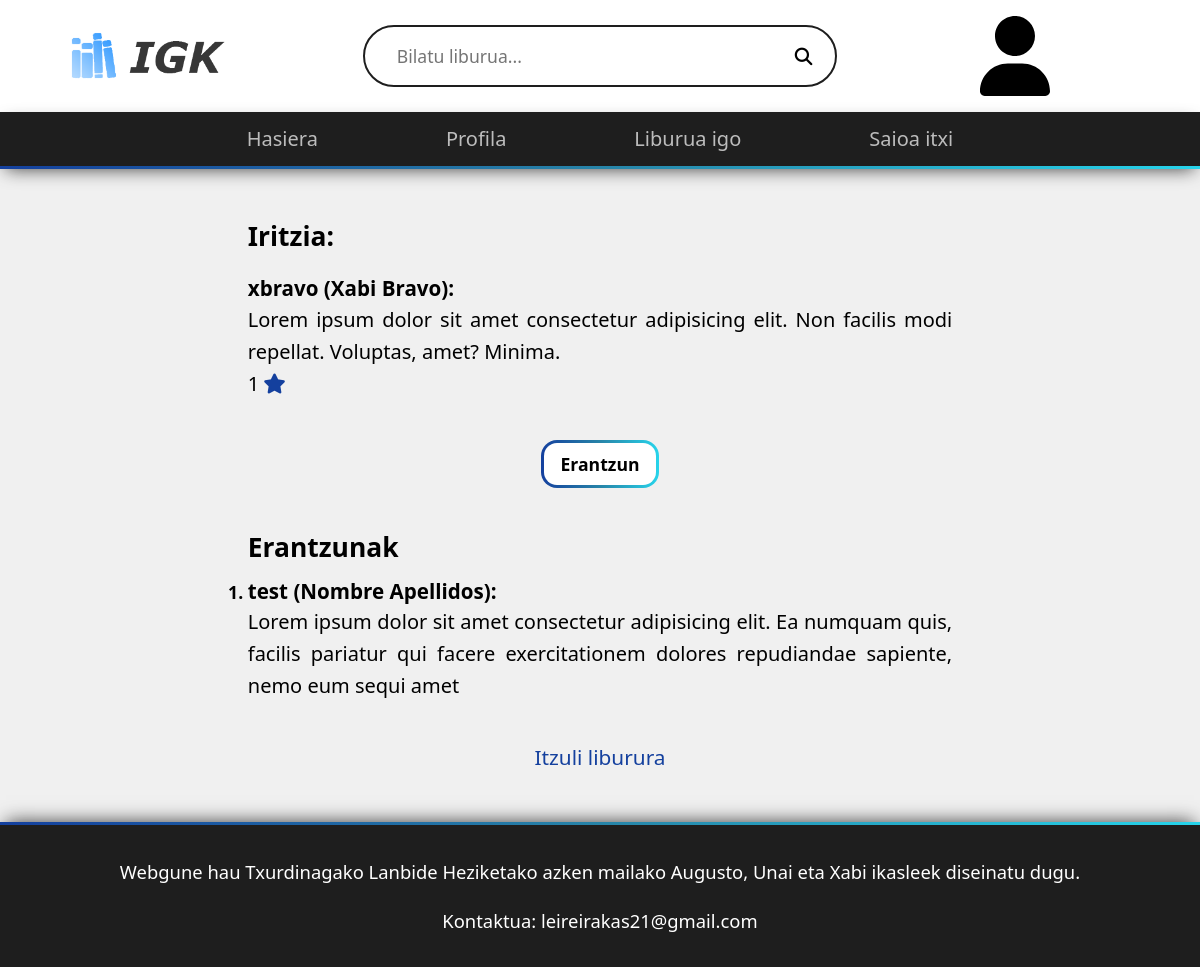
The page /iritzia/2 (signed in) on the database as committed earlier.
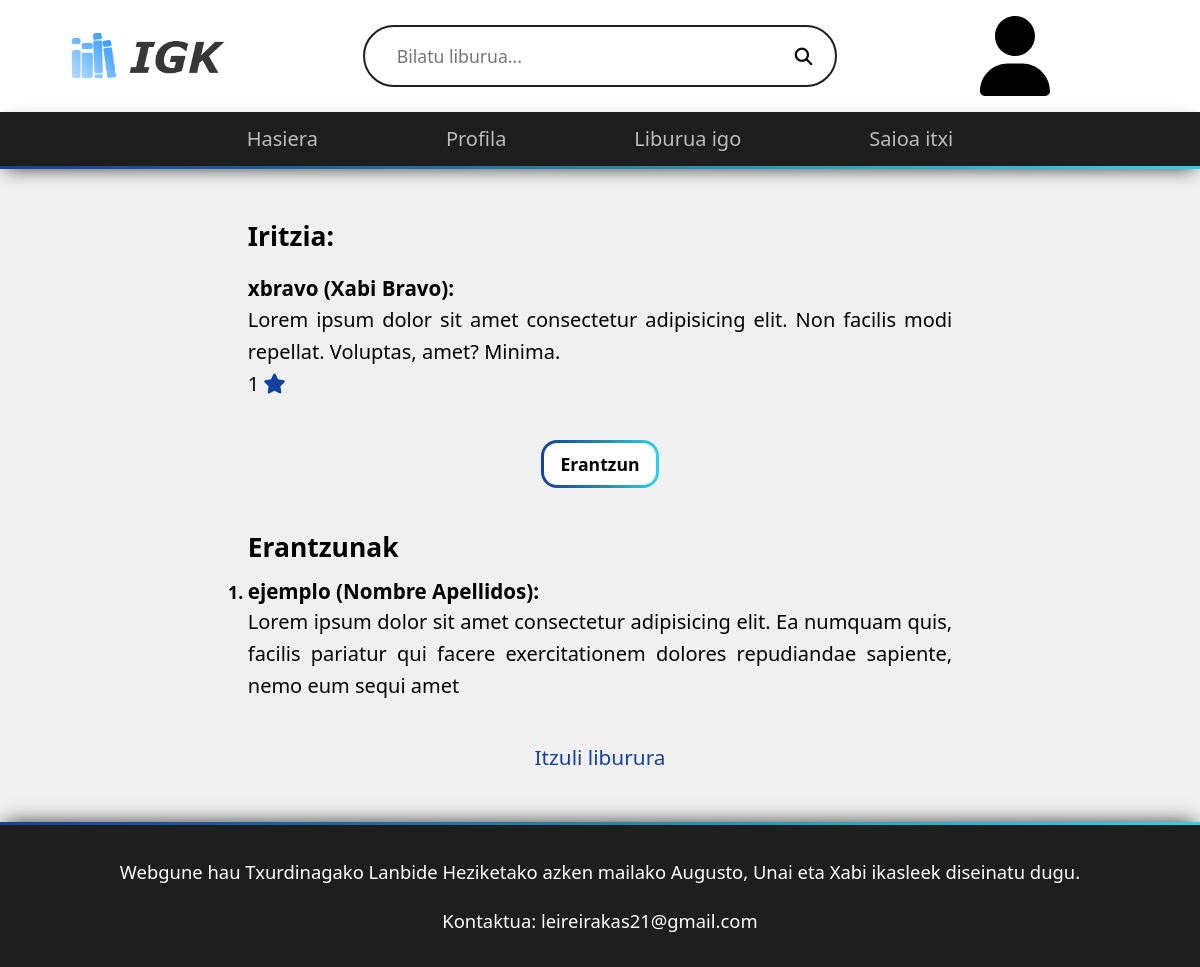
The same page on the database as committed later.
### tables this page shows
create table if not exists respuesta (
  id int unsigned auto_increment primary key,
  texto varchar(765) not null,
  aceptado boolean default false not null,
  id_review int unsigned not null,
  id_cuenta int unsigned not null,
  foreign key (id_review) references review(id) on delete cascade,
  foreign key (id_cuenta) references cuenta(id) on delete cascade
);

create table if not exists cuenta (
  id int unsigned auto_increment primary key,
  nombre varchar(50) not null,
  apellido varchar(50) not null,
  apodo varchar(20) unique not null,
  rol enum('Admin', 'Irakasle', 'Ikasle') not null,
  activo boolean default false not null,
  pass varchar(100) not null,
  fecha_nacimiento date not null,
  correo varchar(100) not null,
  tel char(9),
  cod_clase char(8),
  id_centro int unsigned not null,
  foreign key (cod_clase) references clase(cod) on delete restrict,
  foreign key (id_centro) references centro(id) on delete restrict
);

### public/index.php (called while the page is built, shortened)
<?php
$url = parse_url($_SERVER['REQUEST_URI']);
$page =  array_slice(array_filter(explode('/', strtolower($url['path']))), 0);
$ruta_elegida = '';
$cantidadSecciones = count($page);
if ($cantidadSecciones === 1) {
  $ruta_elegida = '../views/' . $page[0] . '.php';
} else if ($cantidadSecciones === 2) {
  if (in_array($page[0], ['liburua', 'iritzia', 'profila', 'klasea'])) {
    $ruta_elegida = '../views/' . $page[0] . '.php';
  } else if ($page[0] === 'sortu') {
    $ruta_elegida = '../views/' . $page[0] . '.php';
    $tipoUsuario = $page[1];
  }
} else if ($cantidadSecciones === 3 && $page[0] !== 'bilaketa') {
  if (in_array($page[0], ['liburua', 'iritzia', 'iritzi', 'erantzun', 'profila', 'klasea'])) {
    $id = $page[1];
    if (in_array($page[2], ['iritzi', 'erantzun', 'hizkuntza-igo', 'klasea'])) {
      $ruta_elegida = '../views/' . $page[2] . '.php';
    } else if (($page[0] !== 'iritzia' && in_array($page[2], ['aldatu', 'ezabatu', 'eskaera']))
      || in_array($page[0], ['liburua', 'profila', 'hizkuntza-igo']) && in_array($page[2], ['onartu', 'ukatu', 'kendu'])
    ) {
      $ruta_elegida = '../views/' . $page[0] . '.php';
      $busqueda = $page[1];
      $accion = $page[2];
    }
  }
} else if ($cantidadSecciones === 3 && $page[0] === 'bilaketa' && intval($page[2]) > 0) {
  $ruta_elegida = '../views/' . $page[0] . '.php';
  $busqueda = $page[1];
  $pagina = intval($page[2]);
}
include_once $ruta_elegida;

### views/iritzia.php (the view, shortened to what this page needs)
<!DOCTYPE html>
<html lang='eu'>
<?php
$id_review = $busqueda;
include_once '../modules/db-config.php';
$review = $pdo->prepare('SELECT * FROM review WHERE id = :id;');
$review->execute(['id' => $id_review]);
$review = $review->fetch();
$respuestas = $pdo->prepare('SELECT * FROM respuesta where id_review = :id_review;');
$respuestas->execute(['id_review' => $review['id']]);
$respuestas = $respuestas->fetchAll();
$reviewer = $pdo->prepare('SELECT id, apodo, nombre, apellido FROM cuenta WHERE id = :id;');
$reviewer->execute(['id' => $review['id_cuenta']]);
$reviewer = $reviewer->fetch();
include_once '../templates/head.php';
?>
<body>
  <?php
  include_once '../templates/header.php';
  ?>
  <main class="flex-center-col main-form" id="main-respuestas">
    <section class="flex-center-col">
      <h1>Iritzia:</h1>
      <h3 id="reviewer">
        <?php
        echo $reviewer['apodo'];
        if ($_SESSION['usr']['rol'] !== 'Ikasle') {
          echo ' (' . $reviewer['nombre'] . ' ' . $reviewer['apellido'] . ')';
        }
        ?>:
      </h3>
      <p><?php echo $review['texto'] ?></p>
      <p class="nota"><?php echo $review['nota'] ?><i class="fa-solid fa-star"></i></p>
    </section>
    <div class="flex-stretch-row">
      <a href="/iritzia/<?php echo $review['id'] ?>/erantzun" class="btn">Erantzun</a>
    </div>
    <?php
    if (count($respuestas) > 0) {
    ?>
      <section>
        <h2>Erantzunak</h2>
        <ol class="flex-stretch-col" id="respuestas">
          <?php
          foreach ($respuestas as $respuesta) {
          ?>
            <li>
              <article class="repuesta">
                <h3 id="reviewer">
                  <?php
                  $cuenta = $pdo->prepare('SELECT id, apodo, nombre, apellido FROM cuenta WHERE id = :id;');
                  $cuenta->execute(['id' => $respuesta['id_cuenta']]);
                  $cuenta = $cuenta->fetch();
                  echo $cuenta['apodo'];
                  if ($_SESSION['usr']['rol'] !== 'Ikasle') {
                    echo ' (' . $cuenta['nombre'] . ' ' . $cuenta['apellido'] . ')';
                  }
                  ?>:
                </h3>
                <p><?php echo $respuesta['texto'] ?></p>
              </article>
            </li>
          <?php
          }
          ?>
        </ol>
      </section>
    <?php
    }
    ?>
    <a href="/liburua/<?php echo $review['id_libro'] ?>" class="volver">Itzuli liburura</a>
  </main>
  <?php
  include_once '../templates/footer.php';
  ?>
</body>
</html>

Rows that differ between the two databases and show on the page:
changed through a linked row, respuesta "Nombre": id_cuenta.apodo "test" → "ejemplo"
